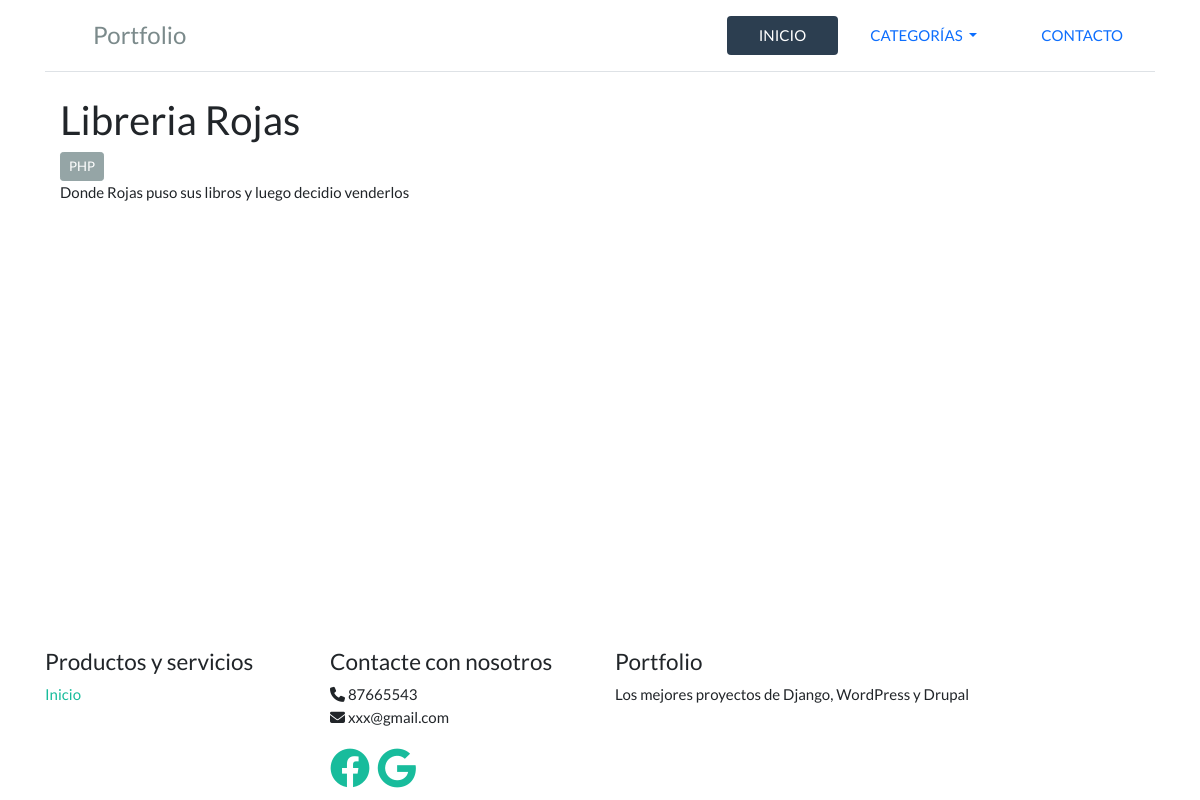
The app's page /proyecto/2/ with its own data.
### portfolioapp/models.py (models this page shows, shortened)
class Proyecto(models.Model):
    categorias = models.ManyToManyField(Categoria, verbose_name='Categoria', related_name="proyectos")
    titulo = models.CharField(max_length = 250, verbose_name='Titulo', null=False, blank=False)
    descripcion = models.TextField(verbose_name='Descripcion', null=False, blank=False)
    year = models.IntegerField(verbose_name='Año', null=False, blank=False)
    fecha_creacion = models.DateTimeField(verbose_name='Fecha creación' , default=now)
    imagen = models.ImageField(verbose_name = 'Imagen', null=True, blank=True)

class Categoria(models.Model):
    nombre = models.CharField(max_length = 256, verbose_name='Nombre', null=False, blank=False)

### portfolioapp/views.py (the view)
# urls.py: path('proyecto/<int:pk>/', views.ProyectoView.as_view(), name='proyecto'),
class ProyectoView(TemplateView):
    template_name = 'portfolio/proyecto.html'
    def get_context_data(self, *args, **kwargs):
        context = super(ProyectoView, self).get_context_data(**kwargs)
        context['proyecto'] = get_object_or_404(Proyecto,id=kwargs['pk'])
        return context

### portfolioapp/templatetags/categorias_dropdown.py (called while the page is built)
@register.inclusion_tag('portfolio/categorias_dropdown.html')
def categorias_dropdown():
    categorias = Categoria.objects.all()
    return {'categorias': categorias}

### templates/portfolio/proyecto.html (shortened to what this page needs)
{% extends 'portfolio/base.html' %}
{% block content %}
<div class="container">
    <h2>{{proyecto.titulo}}</h2>
    {% for categoria in proyecto.categorias.all %}
        <a href="{% url 'home' categoria.id %}">
            <button class="btn btn-sm btn-secondary">{{categoria.nombre}}</button>
        </a>
    {% endfor %}
    <div class="row">
        <div class="col-sm">
            {{proyecto.descripcion|safe}}
        </div>
    </div>
</div>
{% endblock %}

### records on screen
Proyecto: titulo "Libreria Rojas", descripcion "Donde Rojas puso sus libros y luego decidio venderlos"
Categoria: nombre "PHP"
